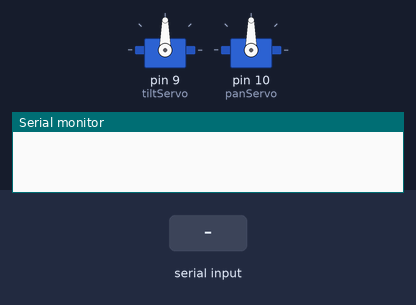
This sketch was run on a simulated Arduino Uno, built with avr-gcc and run on an emulated ATmega328P. On the bench: 2 × servo, the last lines printed to the serial monitor. Inputs (shaded band) come from the test bench.

Above: at 1.2 s.
1.3 s: "90,45\n" received over Serial
At 2.0 s:
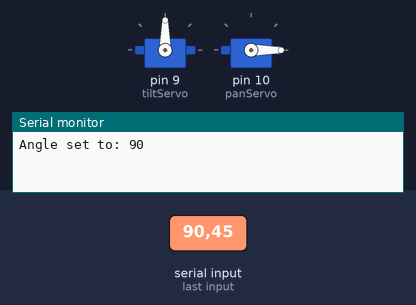
2.8 s: "30,150\n" received over Serial
At 3.2 s:
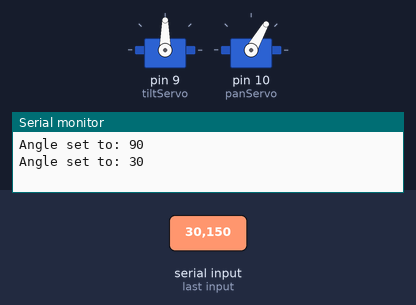
4.3 s: "90\n" received over Serial
At 5.4 s:
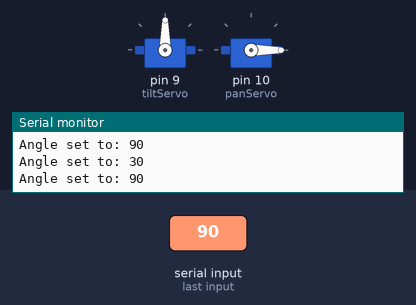
Timing chart, 0 to 7.3 s (numbered marks = the images above; inputs shaded):
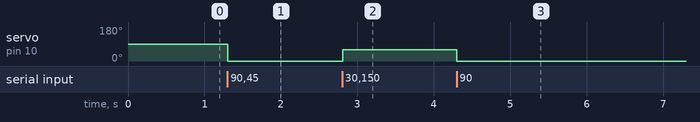

The sketch:

ramenKnockerServoTesting.ino
```cpp
// include the Servo library
#include <Servo.h>

Servo panServo;  // create a servo object
Servo tiltServo;  // create a servo object

const int distancePin = A0; // analog pin to read the sensor input

int sensorValue;
int distance;
int panAngle;
int tiltAngle;
int directionFlag;
int stepSize;
int minPan;
int maxPan;
int minTilt;
int maxTilt;
int sensorValue1;
int sensorValue2;
int sensorValue3;
double avgSensorValue;

void setup() {
  tiltServo.attach(9); // attaches the servo on pin 9 to the servo object
  panServo.attach(10); // attaches the servo on pin 10 to the servo object
  Serial.begin(9600); // open a serial connection to your computer


}

void loop() {

    if (Serial.available()){
     String s = Serial.readStringUntil('\n');
     s.trim();
     int returnMessage = reactToInput(s.toInt());
     Serial.print("Angle set to: ");
     Serial.println(returnMessage);
  }


}


int reactToInput(int input){
  panServo.write(90 - input);
  //0 is home position, 90 is arm extended and knocks the ramen out.
  //We can probably play around with speeds here to make the ramen fall
  //in a way that minimizes splash but that might not be v1
  return input;
}
```

Measured:
- after the input at 1.3 s, servo on pin 10 (panServo): 90° → 0° at once
- after the input at 2.8 s, servo on pin 10 (panServo): 0° → 60° at once
- after the input at 4.3 s, servo on pin 10 (panServo): 60° → 0° at once
